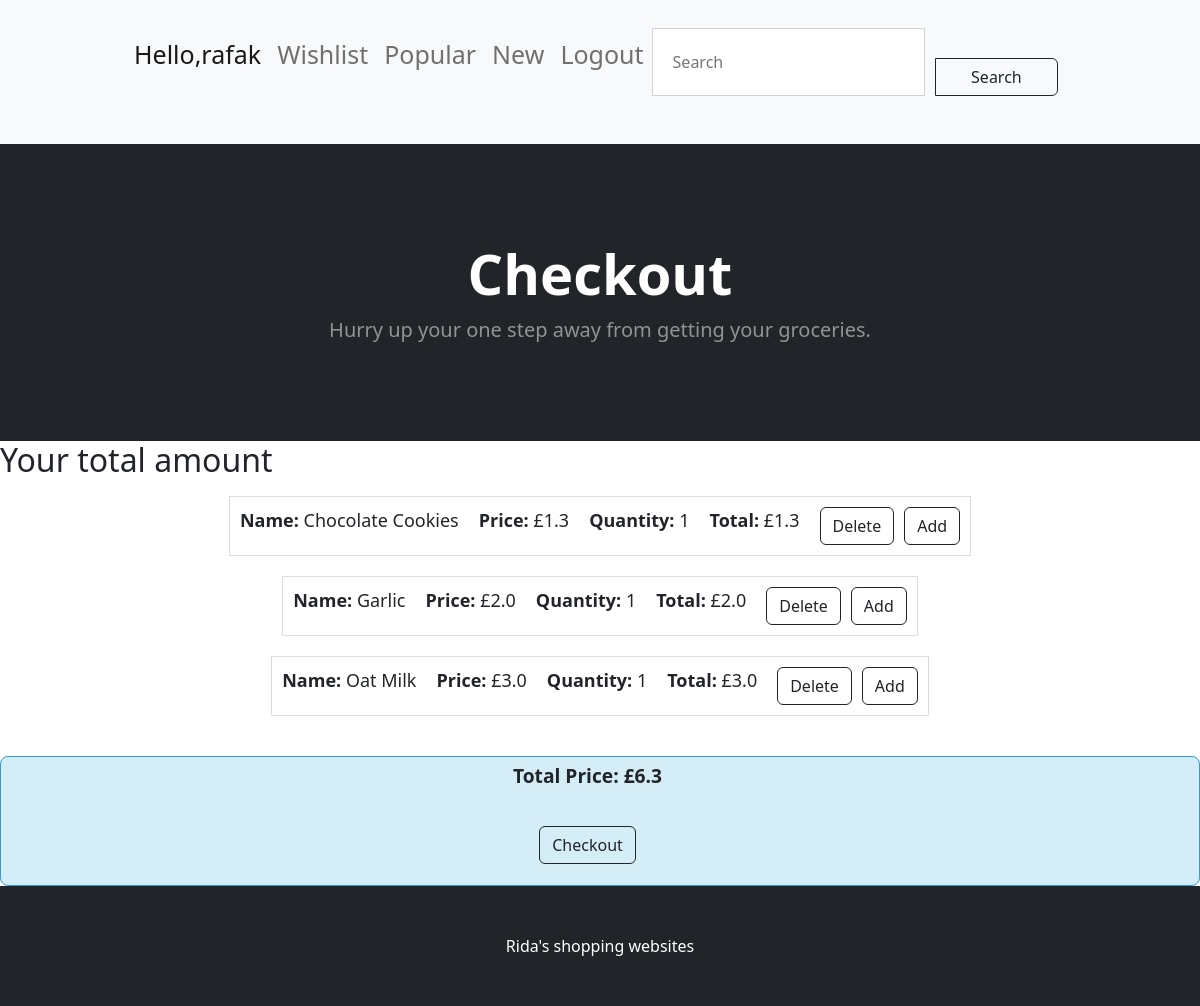
/cart (signed in), run on the app's committed database.
### app/models.py (models this page shows, shortened)
class User(db.Model, UserMixin):
    id = db.Column(db.Integer, primary_key=True)
    username = db.Column(db.String(50), unique=True, nullable=False)
    email = db.Column(db.String(50), unique=True, nullable=False)
    password = db.Column(db.String(80), nullable=False)
    products = db.relationship('Product', secondary=user_product_association, back_populates='users')
    carts = db.relationship('UserCart', back_populates='user')

class UserCart(db.Model):
    __tablename__ = 'user_cart'
    id = db.Column(db.Integer, primary_key=True)
    quantity = db.Column(db.Integer, nullable=False)
    user_id = db.Column(db.Integer, db.ForeignKey('user.id'), nullable=False)
    product_id = db.Column(db.Integer, db.ForeignKey('product.id'), nullable=False)
    added_at = db.Column(db.DateTime, default=datetime.utcnow)
    user = db.relationship('User', back_populates='carts')
    product = db.relationship('Product', back_populates='carts')

class Product(db.Model):
    __tablename__ = 'product'
    id = db.Column(db.Integer, primary_key=True)
    name = db.Column(db.String(255), unique=True, nullable=False)
    price = db.Column(db.Float, nullable=False)
    image = db.Column(db.String(255), nullable=False)
    tag = db.Column(db.String(50), nullable=False)
    in_wishlist = db.Column(db.Boolean, default=False)
    stock = db.Column(db.Integer, nullable=False)
    users = db.relationship('User', secondary=user_product_association, back_populates='products')
    carts = db.relationship('UserCart', back_populates='product')

### app/views.py (the view)
@app.route('/cart',methods=['GET','POST'])
@login_required
def cart():
    username = current_user.username if current_user.is_authenticated else None
    form = SearchForm()
    user_cart = UserCart.query.filter_by(user_id=current_user.id).options(db.joinedload(UserCart.product)).all()
    total_cart_price=round(sum(cart_item.quantity * cart_item.product.price for cart_item in user_cart), 2)
    return render_template('cart.html',username=username,form=form, user_cart=user_cart,total_cart_price=total_cart_price)

### app/forms.py
class SearchForm(FlaskForm):
    searched = StringField("Searched",validators=[InputRequired()])
    submit = SubmitField("Submit")

### app/views.py (called while the page is built)
@login_manager.user_loader
def load_user(user_id):
    return User.query.get(int(user_id))

### app/templates/cart.html (shortened to what this page needs)
<!DOCTYPE html>
<html lang="en">
<head>
    <link rel="stylesheet" href="{{url_for( 'static' , filename='style.css')}}" />
    <link href="https://cdn.jsdelivr.net/npm/bootstrap-icons@1.18.0/font/bootstrap-icons.css" rel="stylesheet">
    <link rel="stylesheet" href="https://cdn.jsdelivr.net/npm/bootstrap@5.2.3/dist/css/bootstrap.min.css">
</head>
<body>
    <nav class="navbar navbar-expand-lg navbar-light bg-light">
        <div class="container px-4 px-lg-5">
            <div class="collapse navbar-collapse" id="navbarSupportedContent">
                <ul class="navbar-nav me-auto mb-2 mb-lg-0 ms-lg-4">
                    <ul class="navbar-nav me-auto mb-2 mb-lg-0 ms-lg-4">
                        <li class="nav-item"><a class="nav-link active" aria-current="page"
                                href="{{url_for('shop')}}">Hello,{{ username}}</a></li>
                        <li class="nav-item"><a class="nav-link" href="{{url_for('wishlist')}}">Wishlist</a></li>
                        <li class="nav-item"><a class="nav-link" href="{{url_for('popular')}}">Popular</a></li>
                        <li class="nav-item"><a class="nav-link" href="{{url_for('new')}}">New</a></li>
                        <li class="nav-item"><a class="nav-link" href="{{url_for('logout')}}">Logout</a></li>
                    </ul>
                    <form method="POST" action="{{url_for('search')}}" class="d-flex" style="margin-bottom: 20px;">
                        <div class="input-group">
                            <input class="form-control2" type="search" placeholder="Search" aria-label="Search"
                                name="searched">
                            <button class="btn btn-outline-dark" type="submit"
                                style="margin-top: 50px; margin-left: 10px; flex: 1;">
                                Search
                            </button>
                        </div>
                    </form>
            </div>
        </div>
    </nav>
    <header class="bg-dark py-5">
        <div class="container px-4 px-lg-5 my-5">
            <div class="text-center text-white">
                <h1 class="display-4 fw-bolder">Checkout</h1>
                <p class="lead fw-normal text-white-50 mb-0">Hurry up your one step away from getting your groceries.
                </p>
            </div>
        </div>
    </header>
    <h2>
        <p>Your total amount </p>
    </h2>
    <div class="checkout">
        {% if user_cart %}
        {% for cart_item in user_cart %}
        <div class="product-item">
            <p class="product-name"><strong>Name:</strong> {{ cart_item.product.name }}</p>
            <p class="product-price"><strong>Price:</strong> £{{ cart_item.product.price }}</p>
            <p class="product-quantity"><strong>Quantity:</strong> {{ cart_item.quantity }}</p>
            <p class="product-Total"><strong>Total:</strong> £{{ (cart_item.quantity * cart_item.product.price)|round(2)
                if cart_item.product.price is not none else 'N/A' }}</p>
            <form class="remove-from-cart-form" method="POST">
                <button type="submit" class="btn btn-outline-dark remove-from-cart-btn">Delete</button>
            </form>
            <form class="add-to-cart-form" method="POST">
                <button type="submit" class="btn btn-outline-dark add-to-cart-btn">Add</button>
            </form>
        </div>
        {% endfor %}
        {% else %}
        <p>Your cart is empty.</p>
        {% endif %}
    </div>
    <div class="total-price">
        <p>Total Price: £{{ total_cart_price }}</p>
        <p><a class="btn btn-outline-dark" href="{{url_for('checkout')}}">Checkout</a></p>
    </div>
    <Footer>
        <footer class="py-5 bg-dark">
            <div class="container">
                <p class="m-0 text-center text-white">Rida's shopping websites</p>
            </div>
        </footer>
</body>
</html>

### data on the page
User: username "rafak"
UserCart: product.name "Chocolate Cookies", product.price "1.3", quantity "1"
Product: price.quantity "1.3"
UserCart: product.name "Garlic", product.price "2.0", quantity "1"
Product: price.quantity "2.0"
UserCart: product.name "Oat Milk", product.price "3.0", quantity "1"
Product: price.quantity "3.0"

### other printed values
{{ total_cart_price }} "6.3"
